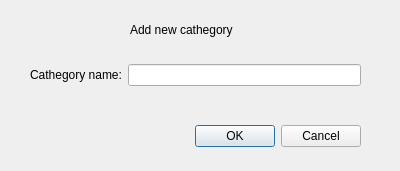
<?xml version="1.0" encoding="UTF-8"?>
<ui version="4.0">
 <class>books_add_cat</class>
 <widget class="QDialog" name="books_add_cat">
  <property name="geometry">
   <rect>
    <x>0</x>
    <y>0</y>
    <width>400</width>
    <height>171</height>
   </rect>
  </property>
  <property name="windowTitle">
   <string>Dialog</string>
  </property>
  <widget class="QDialogButtonBox" name="buttonBox">
   <property name="geometry">
    <rect>
     <x>20</x>
     <y>120</y>
     <width>341</width>
     <height>32</height>
    </rect>
   </property>
   <property name="orientation">
    <enum>Qt::Horizontal</enum>
   </property>
   <property name="standardButtons">
    <set>QDialogButtonBox::Cancel|QDialogButtonBox::Ok</set>
   </property>
  </widget>
  <widget class="QLabel" name="label_2">
   <property name="geometry">
    <rect>
     <x>130</x>
     <y>20</y>
     <width>211</width>
     <height>20</height>
    </rect>
   </property>
   <property name="text">
    <string>Add new cathegory</string>
   </property>
  </widget>
  <widget class="QWidget" name="">
   <property name="geometry">
    <rect>
     <x>30</x>
     <y>60</y>
     <width>331</width>
     <height>30</height>
    </rect>
   </property>
   <layout class="QHBoxLayout" name="horizontalLayout">
    <item>
     <widget class="QLabel" name="label">
      <property name="text">
       <string>Cathegory name:</string>
      </property>
     </widget>
    </item>
    <item>
     <widget class="QLineEdit" name="lineEdit"/>
    </item>
   </layout>
  </widget>
 </widget>
 <resources/>
 <connections>
  <connection>
   <sender>buttonBox</sender>
   <signal>accepted()</signal>
   <receiver>books_add_cat</receiver>
   <slot>accept()</slot>
   <hints>
    <hint type="sourcelabel">
     <x>248</x>
     <y>254</y>
    </hint>
    <hint type="destinationlabel">
     <x>157</x>
     <y>274</y>
    </hint>
   </hints>
  </connection>
  <connection>
   <sender>buttonBox</sender>
   <signal>rejected()</signal>
   <receiver>books_add_cat</receiver>
   <slot>reject()</slot>
   <hints>
    <hint type="sourcelabel">
     <x>316</x>
     <y>260</y>
    </hint>
    <hint type="destinationlabel">
     <x>286</x>
     <y>274</y>
    </hint>
   </hints>
  </connection>
 </connections>
</ui>
